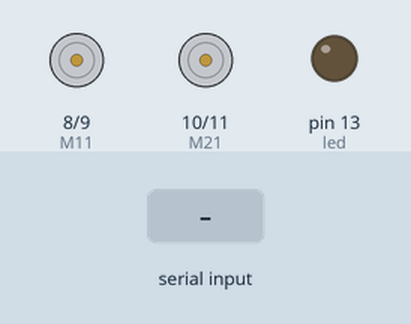
Simulated run of this sketch. Board: Arduino Uno, built with avr-gcc and run on an emulated ATmega328P. On the bench: motor-driver pin pairs drawn as motors (green arrow = first pin HIGH = forward, orange = second pin HIGH = backward, longer = more drive), output pins drawn as LEDs (lit = HIGH). The inputs (shaded band) are chosen by the test bench.

Above: at 1.2 s.
1.3 s: "a" received over Serial
At 1.8 s:
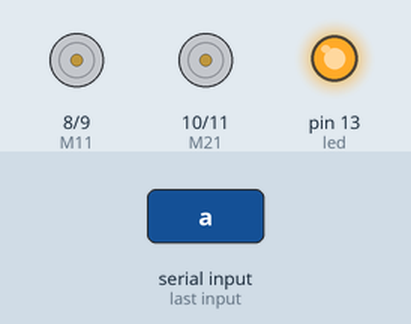
2.8 s: "c" received over Serial
At 4.0 s:
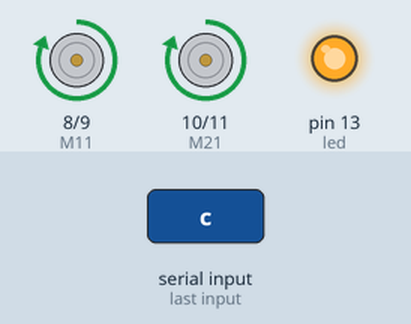
4.3 s: "d" received over Serial
At 5.3 s:
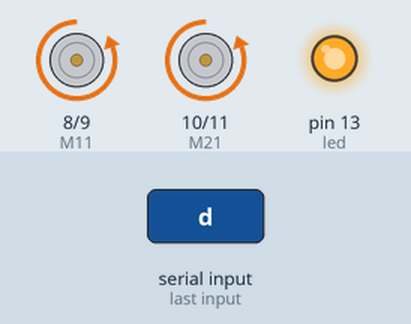
5.8 s: "e" received over Serial
At 6.4 s:
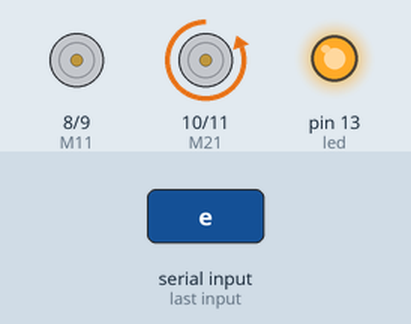
7.3 s: "f" received over Serial
At 8.5 s:
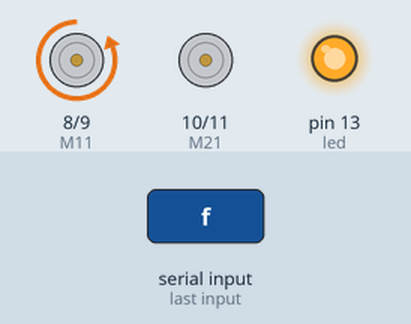
8.8 s: "b" received over Serial
At 9.9 s:
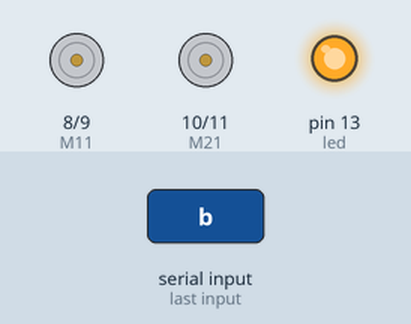
Timing chart, 0 to 11.3 s (numbered marks = the images above; inputs shaded):
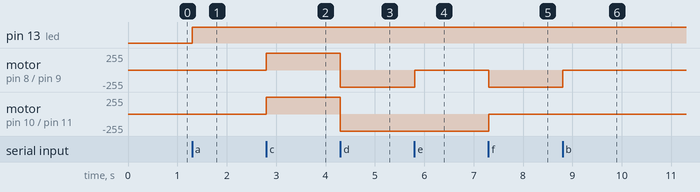

The sketch:

l298n_slave.ino
```cpp
#include <SoftwareSerial.h>
int M11=8;
int M12=9;
int M21=10;
int M22=11;
int led = 13;

void setup()
{
  Serial.begin(4800);
  pinMode(13, OUTPUT);
  pinMode(M11,OUTPUT);analogWrite(M11,0);
  pinMode(M12,OUTPUT);analogWrite(M12,0);
  pinMode(M21,OUTPUT);analogWrite(M21,0);
  pinMode(M22,OUTPUT);analogWrite(M22,0);

}

void loop()
{

  if(Serial.available())
  {
      char cmd = Serial.read();    //从串口读取指令
      switch(cmd)
     {
        case 'a':
            digitalWrite(led,HIGH);  //亮灯
           break;
        case 'b':
            SetMotor(0,0);//停止
           break;
        case 'c':
            SetMotor(-255,-255);//后退
           break;
       case 'd':
            SetMotor(255,255);//前进
           break;
       case 'e':
            SetMotor(0,255);//右转
           break;
       case 'f':
            SetMotor(255,0);//左转
           break;
       default:
           break;

     }

  }
}
void SetMotor(float v1,float v2)
{
  if (v1>255){v1=255;analogWrite(M11,0);analogWrite(M12,v1);}
  else if (v1>0) {analogWrite(M11,0);analogWrite(M12,v1);}
  else if (v1>-255) {analogWrite(M12,0);analogWrite(M11,-v1);}
  else  {v1=-255;analogWrite(M12,0);analogWrite(M11,-v1);}

  if (v2>255){v2=255;analogWrite(M21,0);analogWrite(M22,v2);}
  else if (v2>0) {analogWrite(M21,0);analogWrite(M22,v2);}
  else if (v2>-255) {analogWrite(M22,0);analogWrite(M21,-v2);}
  else {v2=-255;analogWrite(M22,0);analogWrite(M21,-v2);}
}
```

Measured:
- after the input at 1.3 s, pin 13 (led): LOW → HIGH at once
- after the input at 2.8 s, motor on pin 8 (M11) / pin 9 (M12), motor on pin 10 (M21) / pin 11 (M22): stopped → forward 255/255 at once
- after the input at 4.3 s, motor on pin 8 (M11) / pin 9 (M12), motor on pin 10 (M21) / pin 11 (M22): forward 255/255 → backward 255/255 at once
- after the input at 5.8 s, motor on pin 8 (M11) / pin 9 (M12): backward 255/255 → stopped at once
- after the input at 7.3 s, motor on pin 8 (M11) / pin 9 (M12): stopped → backward 255/255 at once; motor on pin 10 (M21) / pin 11 (M22): backward 255/255 → stopped at once
- after the input at 8.8 s, motor on pin 8 (M11) / pin 9 (M12): backward 255/255 → stopped at once
